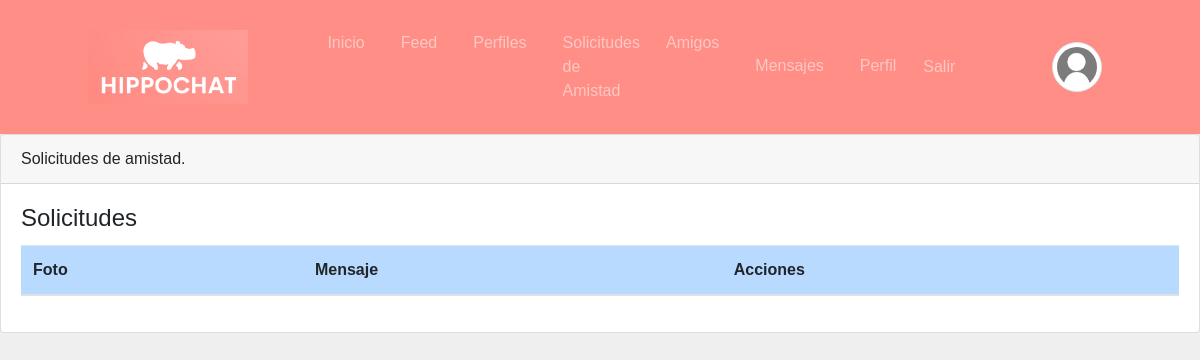
Page /friendship/friend_request/ (signed in) on the earlier database version.
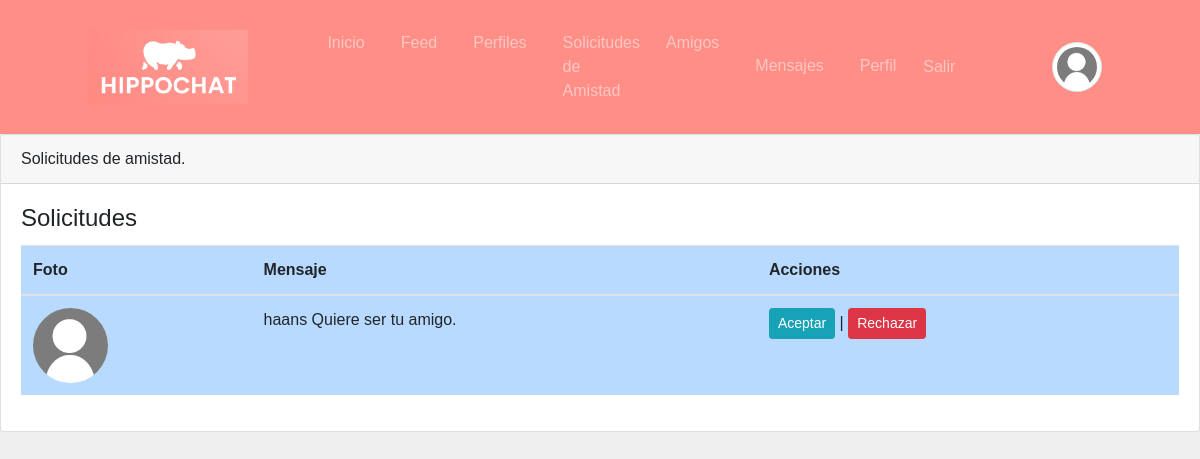
Same page on the later database version.
### friendship/models.py (models this page shows, shortened)
class FriendRequest(models.Model):
    from_user = models.ForeignKey(Profile, related_name='friend_requests_sent', on_delete=models.CASCADE)
    to_user = models.ForeignKey(Profile, related_name='friend_requests_received', on_delete=models.CASCADE)
    created_at = models.DateTimeField(auto_now_add=True)
    accepted = models.BooleanField(default=False)
    class Meta:
        unique_together = ('from_user', 'to_user')

### registration/models.py (models this page shows)
class Profile(models.Model):
    user = models.OneToOneField(User, on_delete=models.CASCADE)
    avatar = models.ImageField(upload_to=custom_upload_to, null=True, blank=True)
    bio = models.TextField(null=True, blank=True)
    link = models.URLField(max_length=200, null=True, blank=True)
    class Meta:
        ordering = ['user__username']

### friendship/views.py (the view)
# urls.py: path('friend_request/',views.friendrequest_list, name='friendrequest_list'),
def friendrequest_list(request):
    user = request.user
    profile = Profile.objects.get(user=user)
    friend_requests = FriendRequest.objects.filter(to_user=profile)
    return render(request, 'friendship/friendrequest_list.html', {'friendrequest_list': friend_requests})

### friendship/templates/friendship/friendrequest_list.html (shortened to what this page needs)
{% extends 'core/base.html' %}
{% load static %}
{% block content %}
<div class="card">
    <div class="card-header">Solicitudes de amistad.</div>
    <div class="card-body">
        <h4 class="card-title">Solicitudes</h4>
        <div
            class="table-responsive"
        >
            <table
                class="table table-primary"
            >
                <thead>
                    <tr>
                        <th scope="col">Foto</th>
                        <th scope="col">Mensaje</th>
                        <th scope="col">Acciones</th>
                    </tr>
                </thead>
                <tbody>
                    {% if request.user.is_authenticated %}
                    {% for rq in friendrequest_list %}
                    {% if rq.to_user.user == request.user%}
                    <tr class="">
                        {% if rq.to_user.avatar %}
                        <td><img
                            src="{{ rq.from_user.avatar.url }}"
                            class="img-fluid rounded-circle"
                            alt=""
                            width="75"
                            height="75"
                        />
                        {% else %}
                        <td><img
                            src="{% static 'registration/img/no-avatar.jpg' %}"
                            class="img-fluid rounded-circle"
                            alt=""
                            width="75"
                            height="75"
                        />
                        </td>
                        {% endif %}
                        <td>{{rq.from_user.user}} Quiere ser tu amigo. </td>
                        <td>
                            <a class="btn btn-info btn-sm " href="{% url 'friendship:accept_request' rq.pk %}" role="button"> Aceptar </a>
                            |
                            <a class="btn btn-danger btn-sm " href="{% url 'friendship:decline_request' rq.pk %}" role="button"> Rechazar </a>
                        </td>
                    </tr>
                    {% endif %}
                    {% endfor %}
                    {% endif %}
                </tbody>
            </table>
        </div>
    </div>
</div>
{% endblock %}

Differences in the rows shown:
added FriendRequest: from_user.user "haans"
